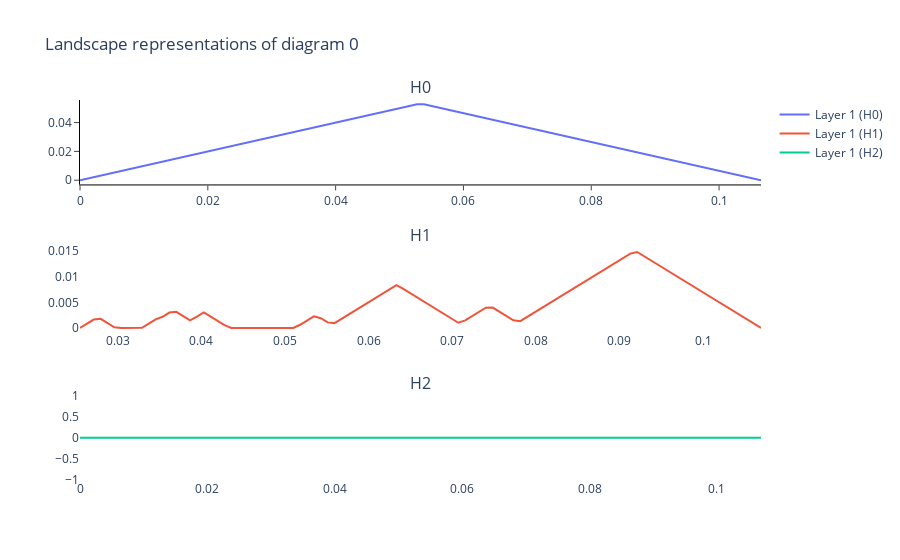

Notebook source saved alongside this figure:
### Code cell
from gtda.diagrams import PersistenceLandscape
PL = PersistenceLandscape(n_layers=1, n_bins=100, n_jobs=-1)

X_pl = PL.fit_transform_plot(X_vr)
